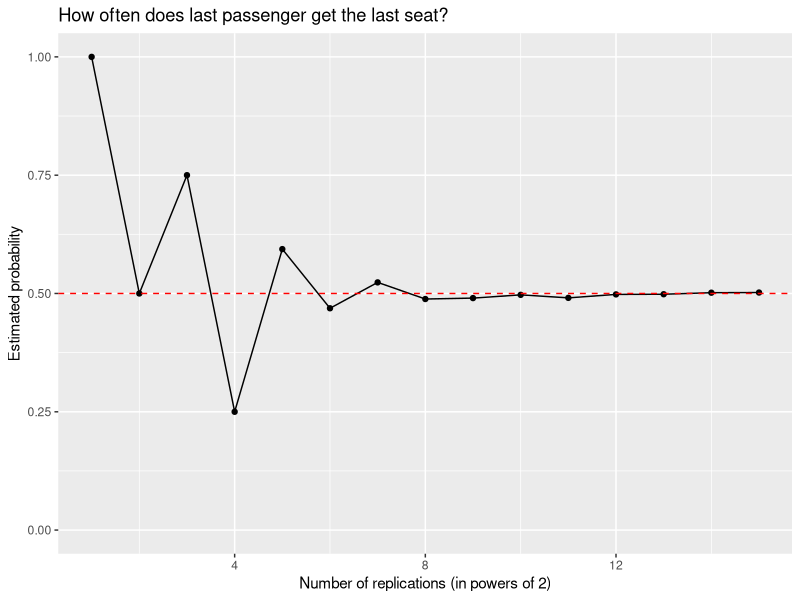

Here is the R script that generated this plot:
#======================================================#
#====== MONTE CARLO SIMULATION: AIRPLANE PROBLEM ======#
#======================================================#

# Author: Jonah Gabry (jsg2201@columbia.edu)
# Written using R version 3.1.1 on Mac OS X 10.9.3




# THE SCENARIO ------------------------------------------------------------

# An airplane has N seats (N >= 2) and there are N passengers in line waiting to
# board to the plane.

# For simplicity --but without loss of generality-- assume that each passenger
# has a ticket for the seat number corresponding to his/her position in line
# (e.g. the 27th passenger in line has a ticket for seat 27).

# When the first passenger enters the plane, instead of sitting in seat 1
# (his/her assigned seat) he/she picks a seat (uniformly) at random from the N
# seats (so it could be seat 1, but all seats are equally likely).

# The remaining N-1 passengers proceed as follows: if the correct seat is
# available they always take it. However, if the correct seat is not available
# then they pick a seat (uniformly) at random from the available seats.


# THE QUESTION ------------------------------------------------------------

# What is the probability that the last passenger sits in his/her assigned seat?
# In other words, what is the chance that seat N is available when passenger N
# boards the plane?



# SIMULATIONS -------------------------------------------------------------

airplane <- function(N){ 
  # N = number of seats on the plane (and we assume that there are same number
  # of passengers as seats)
  
  seat <- 1:N # numbered seats from 1 to N
  passenger <- rep(0, N) # a vector of 0s to be filled in the with the number of the passenger occupying the corresponding seat
  s <- sample(N, size = 1) # first passenger picks a seat number s uniformly at random from 1 to N
  passenger[s] <- 1 # set element s in the passenger vector to be 1
  
  i <- 2 # now we start with passenger 2
  
  while(i <= N){ # tells R to continue the process below until i == N
    if(passenger[i] != 0) { # if TRUE then passenger i's seat is occupied 
      s <- sample(x = seat[passenger == 0], size = 1) # passenger i pick's a random seat number from the empty seats
      passenger[s] <- i 
    }
    else { # if passenger i's seat is empty then passenger i takes the seat i
      passenger[i] <- i 
    }
    
    i = i + 1 # increment i
  }
  
  LastSeat <- seat[passenger == N] # get the seat number of the last passenger
  return(LastSeat)
}


# run 1000 simulations for a plane with 100 seats (and 100 passengers)
airplane.dat100 <- replicate(10^3, airplane(100))
table(airplane.dat100)
mean(airplane.dat100 == 100)

# it turns out that it doesn't matter how many seats the plane has: the last
# passenger always gets either the first seat or the last seat, and with equal
# probability!!
airplane.dat27 <- replicate(10^3, airplane(N = 27))
table(airplane.dat27)
mean(airplane.dat27 == 27)


# do replications of size 2^n for n = 1, 2, ..., 15 and plot the proportion of
# times that the last passenger gets the last seat. we'll see that the
# proportion converges to 1/2 as the number of replications gets larger
airplane.dat <- sapply(1:15, FUN = function(n){
  mean(replicate(2^n, airplane(N = 25)) == 25) # we'll use a 25-seat plane, but it doesn't matter
})

library(ggplot2) 
hline <- geom_hline(yintercept = 0.5, color = "red", linetype = 2)
xlab <- xlab("Number of replications (in powers of 2)")
ylab <- ylab("Estimated probability")
title <- ggtitle("How often does last passenger get the last seat?")
q <- qplot(x = 1:15, y = airplane.dat, geom = c("line", "point"), ylim = c(0,1)) 
q + title + xlab + ylab + hline 

